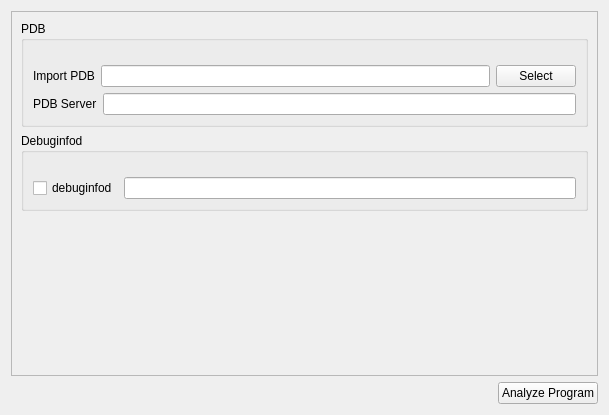
<?xml version="1.0" encoding="UTF-8"?>
<ui version="4.0">
 <class>SymbolsOptionsWidget</class>
 <widget class="QWidget" name="SymbolsOptionsWidget">
  <property name="geometry">
   <rect>
    <x>0</x>
    <y>0</y>
    <width>609</width>
    <height>415</height>
   </rect>
  </property>
  <property name="focusPolicy">
   <enum>Qt::FocusPolicy::StrongFocus</enum>
  </property>
  <property name="windowTitle">
   <string>Form</string>
  </property>
  <layout class="QVBoxLayout" name="verticalLayout_2">
   <property name="sizeConstraint">
    <enum>QLayout::SizeConstraint::SetDefaultConstraint</enum>
   </property>
   <item>
    <widget class="QScrollArea" name="scrollArea">
     <property name="widgetResizable">
      <bool>true</bool>
     </property>
     <widget class="QWidget" name="scrollAreaWidgetContents">
      <property name="geometry">
       <rect>
        <x>0</x>
        <y>0</y>
        <width>589</width>
        <height>360</height>
       </rect>
      </property>
      <layout class="QVBoxLayout" name="verticalLayout">
       <property name="sizeConstraint">
        <enum>QLayout::SizeConstraint::SetDefaultConstraint</enum>
       </property>
       <property name="leftMargin">
        <number>9</number>
       </property>
       <property name="topMargin">
        <number>9</number>
       </property>
       <property name="rightMargin">
        <number>9</number>
       </property>
       <property name="bottomMargin">
        <number>9</number>
       </property>
       <item>
        <widget class="QGroupBox" name="pdbGroupBox">
         <property name="title">
          <string>PDB</string>
         </property>
         <layout class="QVBoxLayout" name="verticalLayout_4">
          <property name="leftMargin">
           <number>9</number>
          </property>
          <property name="topMargin">
           <number>24</number>
          </property>
          <property name="rightMargin">
           <number>9</number>
          </property>
          <property name="bottomMargin">
           <number>9</number>
          </property>
          <item>
           <layout class="QVBoxLayout" name="verticalLayout_3">
            <item>
             <layout class="QHBoxLayout" name="horizontalLayout_5">
              <item>
               <widget class="QWidget" name="pdbWidget" native="true">
                <layout class="QHBoxLayout" name="horizontalLayout_2">
                 <property name="leftMargin">
                  <number>0</number>
                 </property>
                 <property name="topMargin">
                  <number>0</number>
                 </property>
                 <property name="rightMargin">
                  <number>0</number>
                 </property>
                 <property name="bottomMargin">
                  <number>0</number>
                 </property>
                 <item>
                  <widget class="QLabel" name="label">
                   <property name="text">
                    <string>Import PDB</string>
                   </property>
                  </widget>
                 </item>
                 <item>
                  <widget class="QLineEdit" name="pdbLineEdit"/>
                 </item>
                 <item>
                  <widget class="QPushButton" name="pdbSelect">
                   <property name="text">
                    <string>Select</string>
                   </property>
                  </widget>
                 </item>
                </layout>
               </widget>
              </item>
             </layout>
            </item>
            <item>
             <layout class="QHBoxLayout" name="horizontalLayout_3">
              <item>
               <widget class="QLabel" name="pdbServerLabel">
                <property name="text">
                 <string>PDB Server</string>
                </property>
               </widget>
              </item>
              <item>
               <widget class="QLineEdit" name="pdbServerEdit"/>
              </item>
             </layout>
            </item>
           </layout>
          </item>
         </layout>
        </widget>
       </item>
       <item>
        <widget class="QGroupBox" name="dwarfGroupBox">
         <property name="title">
          <string>Debuginfod</string>
         </property>
         <layout class="QVBoxLayout" name="verticalLayout_6">
          <property name="spacing">
           <number>6</number>
          </property>
          <property name="leftMargin">
           <number>9</number>
          </property>
          <property name="topMargin">
           <number>24</number>
          </property>
          <property name="rightMargin">
           <number>9</number>
          </property>
          <property name="bottomMargin">
           <number>9</number>
          </property>
          <item>
           <layout class="QVBoxLayout" name="verticalLayout_5">
            <item>
             <layout class="QHBoxLayout" name="dbinfodHBox">
              <item>
               <widget class="QCheckBox" name="debuginfodCheckBox">
                <property name="text">
                 <string>debuginfod</string>
                </property>
               </widget>
              </item>
              <item>
               <widget class="QLineEdit" name="debuginfodLineEdit"/>
              </item>
             </layout>
            </item>
           </layout>
          </item>
         </layout>
        </widget>
       </item>
       <item>
        <spacer name="verticalSpacer">
         <property name="orientation">
          <enum>Qt::Orientation::Vertical</enum>
         </property>
         <property name="sizeHint" stdset="0">
          <size>
           <width>20</width>
           <height>40</height>
          </size>
         </property>
        </spacer>
       </item>
      </layout>
     </widget>
    </widget>
   </item>
   <item>
    <layout class="QHBoxLayout" name="horizontalLayout">
     <item>
      <spacer name="horizontalSpacer">
       <property name="orientation">
        <enum>Qt::Orientation::Horizontal</enum>
       </property>
       <property name="sizeHint" stdset="0">
        <size>
         <width>40</width>
         <height>20</height>
        </size>
       </property>
      </spacer>
     </item>
     <item>
      <widget class="QPushButton" name="reanalyzeButton">
       <property name="text">
        <string>Analyze Program</string>
       </property>
      </widget>
     </item>
    </layout>
   </item>
  </layout>
 </widget>
 <resources/>
 <connections/>
</ui>
